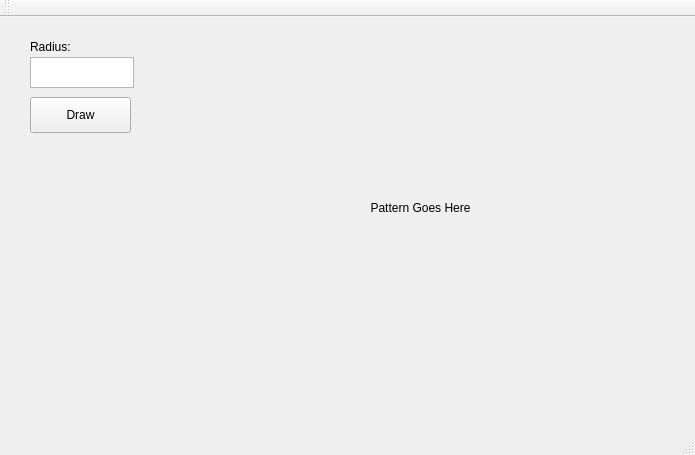
<?xml version="1.0" encoding="UTF-8"?>
<ui version="4.0">
 <class>MainWindow</class>
 <widget class="QMainWindow" name="MainWindow">
  <property name="geometry">
   <rect>
    <x>0</x>
    <y>0</y>
    <width>695</width>
    <height>455</height>
   </rect>
  </property>
  <property name="windowTitle">
   <string>MainWindow</string>
  </property>
  <widget class="QWidget" name="centralWidget">
   <widget class="QLabel" name="label">
    <property name="geometry">
     <rect>
      <x>160</x>
      <y>0</y>
      <width>521</width>
      <height>381</height>
     </rect>
    </property>
    <property name="text">
     <string>Pattern Goes Here</string>
    </property>
    <property name="alignment">
     <set>Qt::AlignCenter</set>
    </property>
   </widget>
   <widget class="QLabel" name="label_2">
    <property name="geometry">
     <rect>
      <x>30</x>
      <y>20</y>
      <width>63</width>
      <height>20</height>
     </rect>
    </property>
    <property name="text">
     <string>Radius:</string>
    </property>
   </widget>
   <widget class="QTextEdit" name="textEdit">
    <property name="geometry">
     <rect>
      <x>30</x>
      <y>40</y>
      <width>104</width>
      <height>31</height>
     </rect>
    </property>
   </widget>
   <widget class="QPushButton" name="pushButton">
    <property name="geometry">
     <rect>
      <x>30</x>
      <y>80</y>
      <width>101</width>
      <height>36</height>
     </rect>
    </property>
    <property name="text">
     <string>Draw</string>
    </property>
   </widget>
  </widget>
  <widget class="QMenuBar" name="menuBar">
   <property name="geometry">
    <rect>
     <x>0</x>
     <y>0</y>
     <width>695</width>
     <height>28</height>
    </rect>
   </property>
  </widget>
  <widget class="QToolBar" name="mainToolBar">
   <attribute name="toolBarArea">
    <enum>TopToolBarArea</enum>
   </attribute>
   <attribute name="toolBarBreak">
    <bool>false</bool>
   </attribute>
  </widget>
  <widget class="QStatusBar" name="statusBar"/>
 </widget>
 <layoutdefault spacing="6" margin="11"/>
 <resources/>
 <connections/>
</ui>
